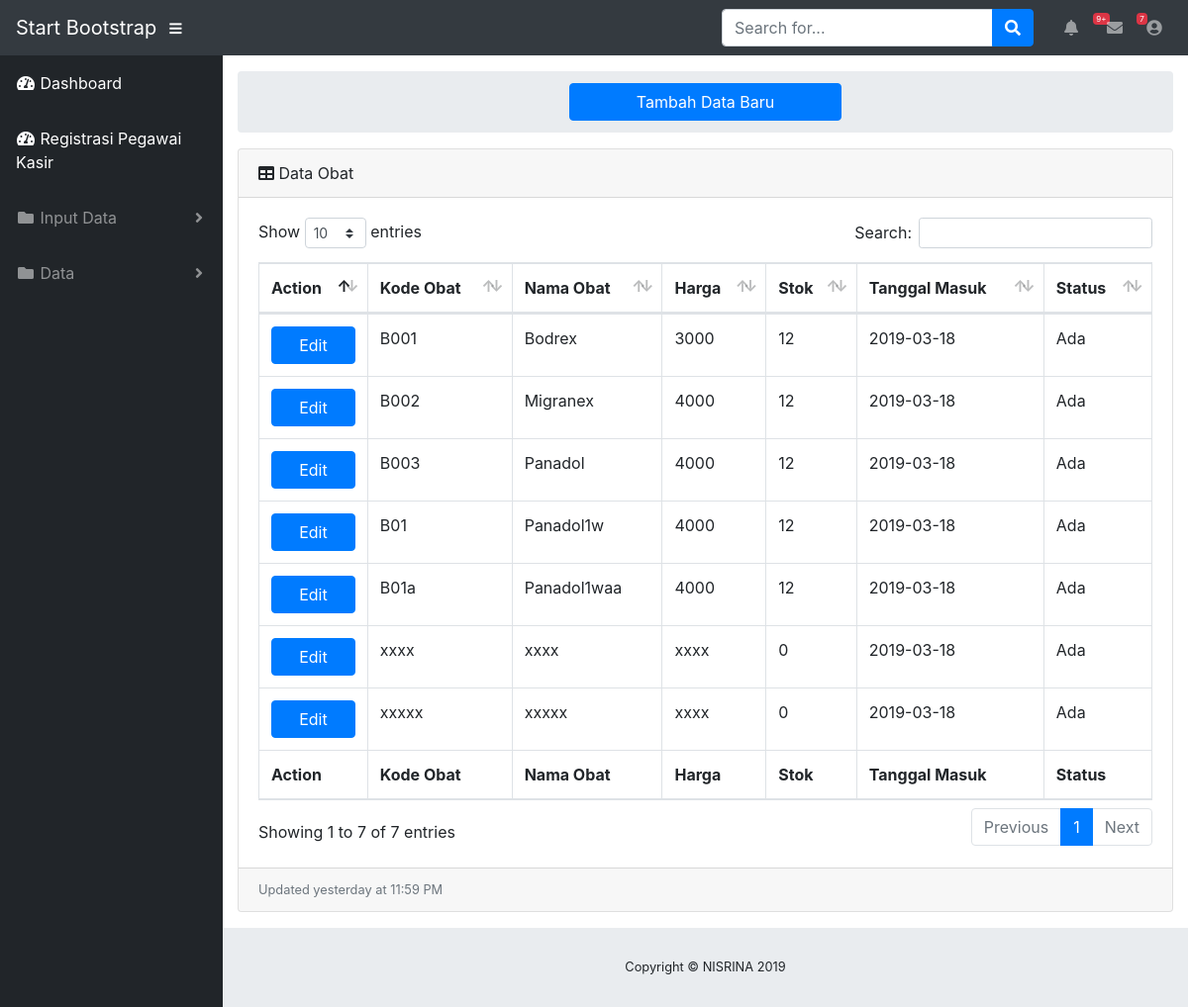
The page /dataobat.php on the database its author committed.
### tables this page shows
CREATE TABLE `data_obat` (
  `kode_obat` varchar(5) NOT NULL,
  `nama_obat` varchar(25) NOT NULL,
  `harga_obat` char(11) NOT NULL,
  `stok_obat` int(5) NOT NULL,
  `date` date NOT NULL,
  `status` enum('Ada','Habis') NOT NULL
);

### dataobat.php (the view, shortened to what this page needs)
<!DOCTYPE html>
<html lang="en">
<head>
  <link href="vendor/fontawesome-free/css/all.min.css" rel="stylesheet" type="text/css">
  <link href="vendor/datatables/dataTables.bootstrap4.css" rel="stylesheet">
  <link href="css/sb-admin.css" rel="stylesheet">
</head>
<body id="page-top">
  <nav class="navbar navbar-expand navbar-dark bg-dark static-top">
    <a class="navbar-brand mr-1" href="index.html">Start Bootstrap</a>
    <button class="btn btn-link btn-sm text-white order-1 order-sm-0" id="sidebarToggle" href="#">
      <i class="fas fa-bars"></i>
    </button>
    <form class="d-none d-md-inline-block form-inline ml-auto mr-0 mr-md-3 my-2 my-md-0">
      <div class="input-group">
        <input type="text" class="form-control" placeholder="Search for..." aria-label="Search" aria-describedby="basic-addon2">
        <div class="input-group-append">
          <button class="btn btn-primary" type="button">
            <i class="fas fa-search"></i>
          </button>
        </div>
      </div>
    </form>
    <ul class="navbar-nav ml-auto ml-md-0">
      <li class="nav-item dropdown no-arrow mx-1">
        <a class="nav-link dropdown-toggle" href="#" id="alertsDropdown" role="button" data-toggle="dropdown" aria-haspopup="true" aria-expanded="false">
          <i class="fas fa-bell fa-fw"></i>
          <span class="badge badge-danger">9+</span>
        </a>
      </li>
      <li class="nav-item dropdown no-arrow mx-1">
        <a class="nav-link dropdown-toggle" href="#" id="messagesDropdown" role="button" data-toggle="dropdown" aria-haspopup="true" aria-expanded="false">
          <i class="fas fa-envelope fa-fw"></i>
          <span class="badge badge-danger">7</span>
        </a>
      </li>
      <li class="nav-item dropdown no-arrow">
        <a class="nav-link dropdown-toggle" href="#" id="userDropdown" role="button" data-toggle="dropdown" aria-haspopup="true" aria-expanded="false">
          <i class="fas fa-user-circle fa-fw"></i>
        </a>
      </li>
    </ul>
  </nav>
  <div id="wrapper">
    <ul class="sidebar navbar-nav">
      <li class="nav-item active">
        <a class="nav-link" href="adminpage.php">
          <i class="fas fa-fw fa-tachometer-alt"></i>
          <span>Dashboard</span>
        </a>
      </li>
	  <li class="nav-item active">
        <a class="nav-link" href="register.php">
          <i class="fas fa-fw fa-tachometer-alt"></i>
          <span>Registrasi Pegawai Kasir</span>
        </a>
      </li>
	   <li class="nav-item dropdown">
        <a class="nav-link dropdown-toggle" href="#" id="pagesDropdown" role="button" data-toggle="dropdown" aria-haspopup="true" aria-expanded="false">
          <i class="fas fa-fw fa-folder"></i>
          <span>Input Data</span>
        </a>
      </li>
      <li class="nav-item dropdown">
        <a class="nav-link dropdown-toggle" href="#" id="pagesDropdown" role="button" data-toggle="dropdown" aria-haspopup="true" aria-expanded="false">
          <i class="fas fa-fw fa-folder"></i>
          <span>Data</span>
        </a>
      </li>
    </ul>
    <div id="content-wrapper">
      <div class="container-fluid">
		<ol class="breadcrumb">
		  <div class="col-md-4">
		  </div>
		  <div class="col-md-4">
			<a class="btn btn-primary btn-block" href="inputdataobat.php">Tambah Data Baru</a>
		  </div>
		</ol>
        <div class="card mb-3">
          <div class="card-header">
            <i class="fas fa-table"></i>
            Data Obat</div>
          <div class="card-body">
            <div class="table-responsive">
              <table class="table table-bordered" id="dataTable" width="100%" cellspacing="0">
                 <?php
			require('koneksi.php');
			$q="SELECT * FROM data_obat";
			$hasil=@mysqli_query ($conn, $q);
				if($hasil){
				echo '
				<thead>
                  <tr>
					<th>Action</th>
                    <th>Kode Obat</th>
                    <th>Nama Obat</th>
                    <th>Harga</th>
                    <th>Stok</th>
                    <th>Tanggal Masuk</th>
                    <th>Status</th>
                  </tr>
                </thead>
                <tfoot>
                  <tr>
                    <th>Action</th>
                    <th>Kode Obat</th>
                    <th>Nama Obat</th>
                    <th>Harga</th>
                    <th>Stok</th>
                    <th>Tanggal Masuk</th>
                    <th>Status</th>
                  </tr>
                </tfoot>
                <tbody>';
                  while($baris=mysqli_fetch_array($hasil, MYSQLI_ASSOC)){
                  echo'
                  <tr>
                    <td> <a href="editdataobat.php?id=' . $baris['id'] . '">
					<button type="button" class="btn btn-primary btn-block">Edit</button> </a></div></td>
                    <td>' . $baris['kode_obat'] . '</td>
                    <td>' . $baris['nama_obat'] . '</td>
					<td>' . $baris['harga_obat'] . '</td>
					<td>' . $baris['stok_obat'] . '</td>
					<td>' . $baris['date'] . '</td>
					<td>' . $baris['status'] . '</td>
                 </tr>';}
				  echo '</tbody>
				  <tr>';
				echo '<tr>';
				}else{
					echo '<p class="error">Terjadi Kesalahan.! </p>';
					echo '<p>' . mysqli_error($conn) . '<br><br>Query:' . $q . '</p>';
				}
					?>
          <div class="card-footer small text-muted">Updated yesterday at 11:59 PM</div>
      <footer class="sticky-footer">
        <div class="container my-auto">
          <div class="copyright text-center my-auto">
            <span>Copyright © NISRINA 2019</span>
          </div>
        </div>
      </footer>
</body>
</html>

### rows shown on the page
data_obat: kode_obat "B001", nama_obat "Bodrex", harga_obat "3000", stok_obat "12", date "2019-03-18", status "Ada"
data_obat: kode_obat "B002", nama_obat "Migranex", harga_obat "4000", stok_obat "12", date "2019-03-18", status "Ada"
data_obat: kode_obat "B003", nama_obat "Panadol", harga_obat "4000", stok_obat "12", date "2019-03-18", status "Ada"
data_obat: kode_obat "B01", nama_obat "Panadol1w", harga_obat "4000", stok_obat "12", date "2019-03-18", status "Ada"
data_obat: kode_obat "B01a", nama_obat "Panadol1waa", harga_obat "4000", stok_obat "12", date "2019-03-18", status "Ada"
data_obat: kode_obat "xxxx", nama_obat "xxxx", harga_obat "xxxx", stok_obat "0", date "2019-03-18", status "Ada"
data_obat: kode_obat "xxxxx", nama_obat "xxxxx", harga_obat "xxxx", stok_obat "0", date "2019-03-18", status "Ada"
